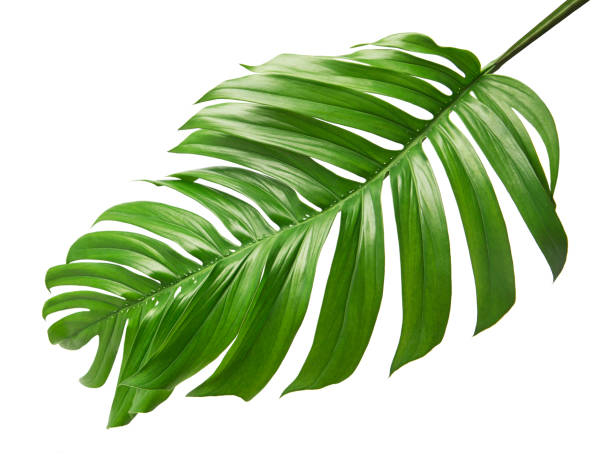
#> input picture daun.jpg, 612 x 461 px
$ python Latihan2.py
#> lines starting #> are read from the running program, lines starting #| are printed output that depends on the picture; after the words box and inside, x2 and y2 are one past the last pixel; in counts of white or black regions, pixels touching at a corner belong together
import cv2 as cv
from matplotlib import pyplot as plt

img= cv.imread('daun.jpg',0)
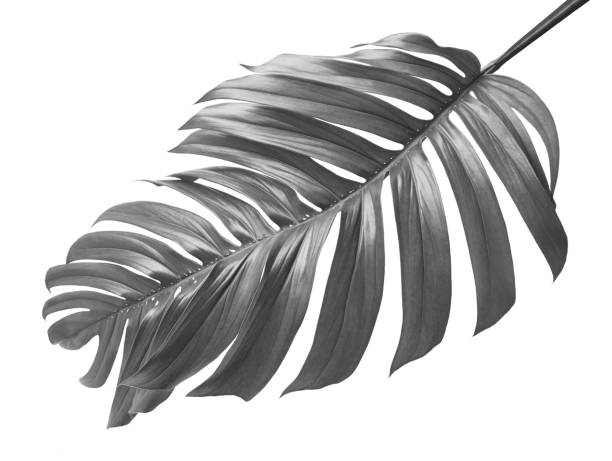
#> img: shape (461, 612); min 10, max 255, mean 196.5
edges= cv.Canny(img,100,200)
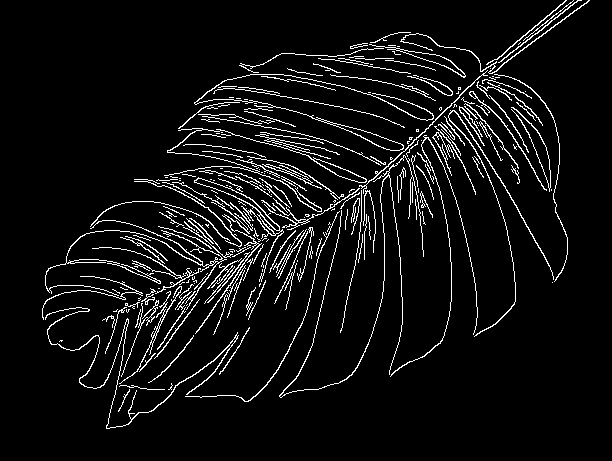
#> edges: shape (461, 612); 6.3% white in thin lines or dots, all inside (x1, y1, x2, y2) = (42, 0, 590, 429)
plt.subplot(121),plt.imshow(img,cmap='gray')
plt.title('original immage'), plt.xticks([]),plt.yticks([])
plt.subplot(122),plt.imshow(edges,cmap='gray')
plt.title('edges image'), plt.xticks([]),plt.yticks([])
plt.show()
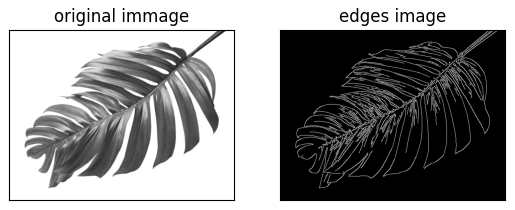
#> figure drawn by matplotlib, 2 panels

cv.imshow('original',img)
cv.imshow('Canny', edges)
cv.waitKey(0)
cv.destroyAllWindows()
